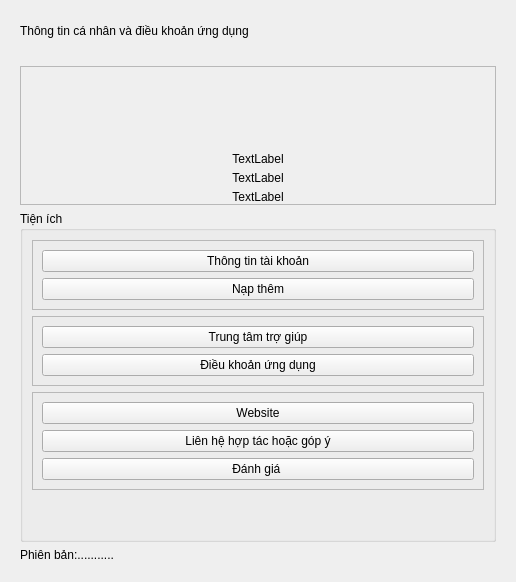
               <widget class="QWidget" name="frm_main_account">
                <layout class="QVBoxLayout" name="verticalLayout_30">
                 <item>
                  <widget class="QWidget" name="frm_setting_bar" native="true">
                   <property name="minimumSize">
                    <size>
                     <width>0</width>
                     <height>40</height>
                    </size>
                   </property>
                   <property name="styleSheet">
                    <string notr="true"/>
                   </property>
                   <layout class="QHBoxLayout" name="horizontalLayout_2">
                    <item>
                     <widget class="QLabel" name="lb_setting_bar">
                      <property name="text">
                       <string>Thông tin cá nhân và điều khoản ứng dụng</string>
                      </property>
                     </widget>
                    </item>
                   </layout>
                  </widget>
                 </item>
                 <item>
                  <widget class="QWidget" name="frm_main_setting_bar" native="true">
                   <property name="minimumSize">
                    <size>
                     <width>494</width>
                     <height>0</height>
                    </size>
                   </property>
                   <property name="styleSheet">
                    <string notr="true"/>
                   </property>
                   <layout class="QVBoxLayout" name="verticalLayout_25">
                    <item>
                     <widget class="QFrame" name="frm_menu_bar">
                      <property name="maximumSize">
                       <size>
                        <width>16777215</width>
                        <height>160</height>
                       </size>
                      </property>
                      <property name="layoutDirection">
                       <enum>Qt::LeftToRight</enum>
                      </property>
                      <property name="styleSheet">
                       <string notr="true"/>
                      </property>
                      <property name="frameShape">
                       <enum>QFrame::StyledPanel</enum>
                      </property>
                      <property name="frameShadow">
                       <enum>QFrame::Raised</enum>
                      </property>
                      <layout class="QGridLayout" name="gridLayout">
                       <property name="leftMargin">
                        <number>0</number>
                       </property>
                       <property name="topMargin">
                        <number>0</number>
                       </property>
                       <property name="rightMargin">
                        <number>0</number>
                       </property>
                       <property name="bottomMargin">
                        <number>0</number>
                       </property>
                       <property name="horizontalSpacing">
                        <number>0</number>
                       </property>
                       <property name="verticalSpacing">
                        <number>5</number>
                       </property>
                       <item row="0" column="2">
                        <spacer name="horizontalSpacer_3">
                         <property name="orientation">
                          <enum>Qt::Horizontal</enum>
                         </property>
                         <property name="sizeHint" stdset="0">
                          <size>
                           <width>40</width>
                           <height>20</height>
                          </size>
                         </property>
                        </spacer>
                       </item>
                       <item row="2" column="1">
                        <widget class="QLabel" name="lb_menu_bar_id">
                         <property name="text">
                          <string>TextLabel</string>
                         </property>
                         <property name="alignment">
                          <set>Qt::AlignCenter</set>
                         </property>
                        </widget>
                       </item>
                       <item row="1" column="1">
                        <widget class="QLabel" name="lb_menu_bar_name">
                         <property name="text">
                          <string>TextLabel</string>
                         </property>
                         <property name="alignment">
                          <set>Qt::AlignCenter</set>
                         </property>
                        </widget>
                       </item>
                       <item row="0" column="1">
                        <widget class="QWidget" name="widget_menu_bar_image" native="true">
                         <property name="minimumSize">
                          <size>
                           <width>80</width>
                           <height>80</height>
                          </size>
                         </property>
                        </widget>
                       </item>
                       <item row="3" column="1">
                        <widget class="QLabel" name="lb_menu_bar_time_pre">
                         <property name="text">
                          <string>TextLabel</string>
                         </property>
                         <property name="alignment">
                          <set>Qt::AlignCenter</set>
                         </property>
                        </widget>
                       </item>
                       <item row="0" column="0">
                        <spacer name="horizontalSpacer_4">
                         <property name="orientation">
                          <enum>Qt::Horizontal</enum>
                         </property>
                         <property name="sizeHint" stdset="0">
                          <size>
                           <width>40</width>
                           <height>20</height>
                          </size>
                         </property>
                        </spacer>
                       </item>
                      </layout>
                     </widget>
                    </item>
                    <item>
                     <widget class="QGroupBox" name="box_main_account">
                      <property name="title">
                       <string>Tiện ích</string>
                      </property>
                      <layout class="QVBoxLayout" name="verticalLayout_26">
                       <item>
                        <widget class="QFrame" name="frm_setting_1">
                         <property name="maximumSize">
                          <size>
                           <width>16777215</width>
                           <height>75</height>
                          </size>
                         </property>
                         <property name="styleSheet">
                          <string notr="true"/>
                         </property>
                         <property name="frameShape">
                          <enum>QFrame::StyledPanel</enum>
                         </property>
                         <property name="frameShadow">
                          <enum>QFrame::Raised</enum>
                         </property>
                         <layout class="QVBoxLayout" name="verticalLayout_27">
                          <item>
                           <widget class="QPushButton" name="btn_setting_1_taikhoan">
                            <property name="text">
                             <string>Thông tin tài khoản</string>
                            </property>
                           </widget>
                          </item>
                          <item>
                           <widget class="QPushButton" name="btn_setting_1_napthem">
                            <property name="text">
                             <string>Nạp thêm</string>
                            </property>
                           </widget>
                          </item>
                         </layout>
                        </widget>
                       </item>
                       <item>
                        <widget class="QFrame" name="frm_setting_2">
                         <property name="maximumSize">
                          <size>
                           <width>16777215</width>
                           <height>75</height>
                          </size>
                         </property>
                         <property name="styleSheet">
                          <string notr="true"/>
                         </property>
                         <property name="frameShape">
                          <enum>QFrame::StyledPanel</enum>
                         </property>
                         <property name="frameShadow">
                          <enum>QFrame::Raised</enum>
                         </property>
                         <layout class="QVBoxLayout" name="verticalLayout_28">
                          <item>
                           <widget class="QPushButton" name="btn_setting_2_hotro">
                            <property name="text">
                             <string>Trung tâm trợ giúp</string>
                            </property>
                           </widget>
                          </item>
                          <item>
                           <widget class="QPushButton" name="btn_setting_2_dieukhoan">
                            <property name="text">
                             <string>Điều khoản ứng dụng</string>
                            </property>
                           </widget>
                          </item>
                         </layout>
                        </widget>
                       </item>
                       <item>
                        <widget class="QFrame" name="frm_setting_3">
                         <property name="maximumSize">
                          <size>
                           <width>16777215</width>
                           <height>105</height>
                          </size>
                         </property>
                         <property name="styleSheet">
                          <string notr="true"/>
                         </property>
                         <property name="frameShape">
                          <enum>QFrame::StyledPanel</enum>
                         </property>
                         <property name="frameShadow">
                          <enum>QFrame::Raised</enum>
                         </property>
                         <layout class="QVBoxLayout" name="verticalLayout_29">
                          <item>
                           <widget class="QPushButton" name="btn_setting_3_website">
                            <property name="text">
                             <string>Website</string>
                            </property>
                           </widget>
                          </item>
                          <item>
                           <widget class="QPushButton" name="btn_setting_3_lienhe">
                            <property name="text">
                             <string>Liên hệ hợp tác hoặc góp ý</string>
                            </property>
                           </widget>
                          </item>
                          <item>
                           <widget class="QPushButton" name="pushButton_12">
                            <property name="text">
                             <string>Đánh giá </string>
                            </property>
                           </widget>
                          </item>
                         </layout>
                        </widget>
                       </item>
                       <item>
                        <spacer name="verticalSpacer_8">
                         <property name="orientation">
                          <enum>Qt::Vertical</enum>
                         </property>
                         <property name="sizeHint" stdset="0">
                          <size>
                           <width>20</width>
                           <height>40</height>
                          </size>
                         </property>
                        </spacer>
                       </item>
                      </layout>
                     </widget>
                    </item>
                    <item>
                     <widget class="QLabel" name="lb_info">
                      <property name="maximumSize">
                       <size>
                        <width>16777215</width>
                        <height>90</height>
                       </size>
                      </property>
                      <property name="styleSheet">
                       <string notr="true"/>
                      </property>
                      <property name="text">
                       <string>Phiên bản:...........</string>
                      </property>
                     </widget>
                    </item>
                   </layout>
                  </widget>
                 </item>
                </layout>
               </widget>
